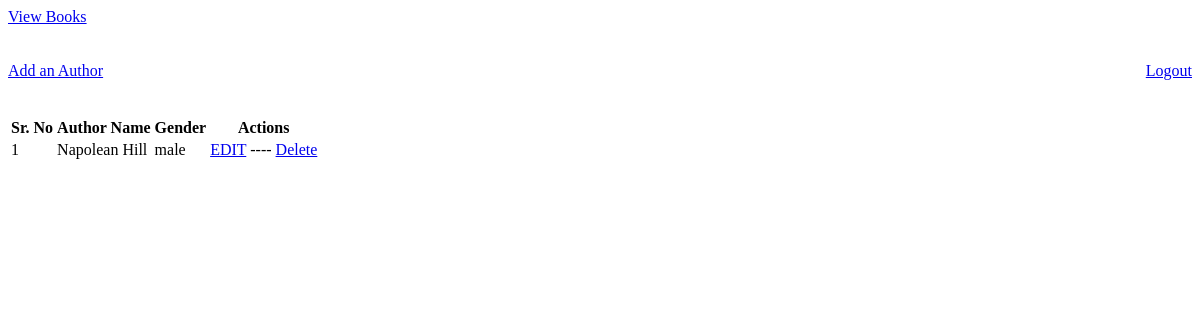
Before: /authors/ (signed in) with the older database file.
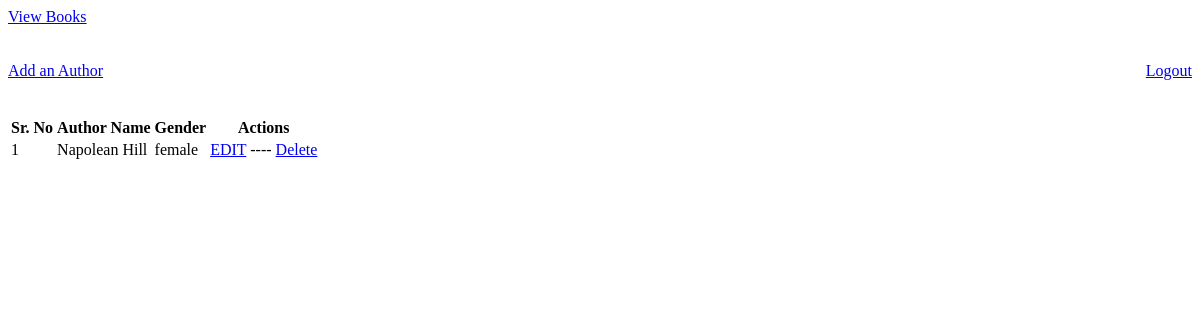
After: the same page with the newer database file.
### main/models.py (models this page shows, shortened)
class MyMetaModel(models.Model):
    created_at = models.DateField(auto_now_add=True)
    updated_at = models.DateField(auto_now=True)
    class Meta:
        abstract = True

class Author(MyMetaModel):
    GENDER_CHOICES = (
        ('male', 'Male'),
        ('female', 'Female')
    )
    name = models.CharField(max_length=100, null=False)
    gender = models.CharField(max_length=6, choices=GENDER_CHOICES, null=False)
    @classmethod
    def get_all(cls):
        return Author.objects.all()

### main/views.py (the view)
# urls.py: url(r'authors/$', views.AuthorListView.as_view()),
class AuthorListView(MyLoginRequiredMixin, View):
    def get(self, request):
        authors = Author.get_all()
        return render(request, "author_list.html", context={
            "authors": authors
        })

### main/templates/author_list.html (shortened to what this page needs)
<html>
<head>
</head>
    <body>
        <a href="../books/">View Books</a> <br/><br/><br/>
        <a href="../logout/" style="float:right">Logout</a>
        <a href="../add-author/">Add an Author</a> <br/><br/><br/>
        <table>
            <thead>
                <th>Sr. No</th>
                <th>Author Name</th>
                <th>Gender</th>
                <th>Actions</th>
            </thead>
            <tbody>
                {% for author in authors %}
                <tr>
                    <td>{{ forloop.counter }}</td>
                    <td>{{ author.name }}</td>
                    <td>{{ author.gender }}</td>
                    <td>
                        <a href="./edit-author/{{ author.id }}/">EDIT</a> ----
                        <a href="./delete-author/{{ author.id }}/">Delete</a>
                    </td>
                </tr>
                {% endfor %}
            </tbody>
        </table>
    </body>
</html>

Changed rows visible on the page:
changed Author "Napolean Hill": gender "male" → "female"
